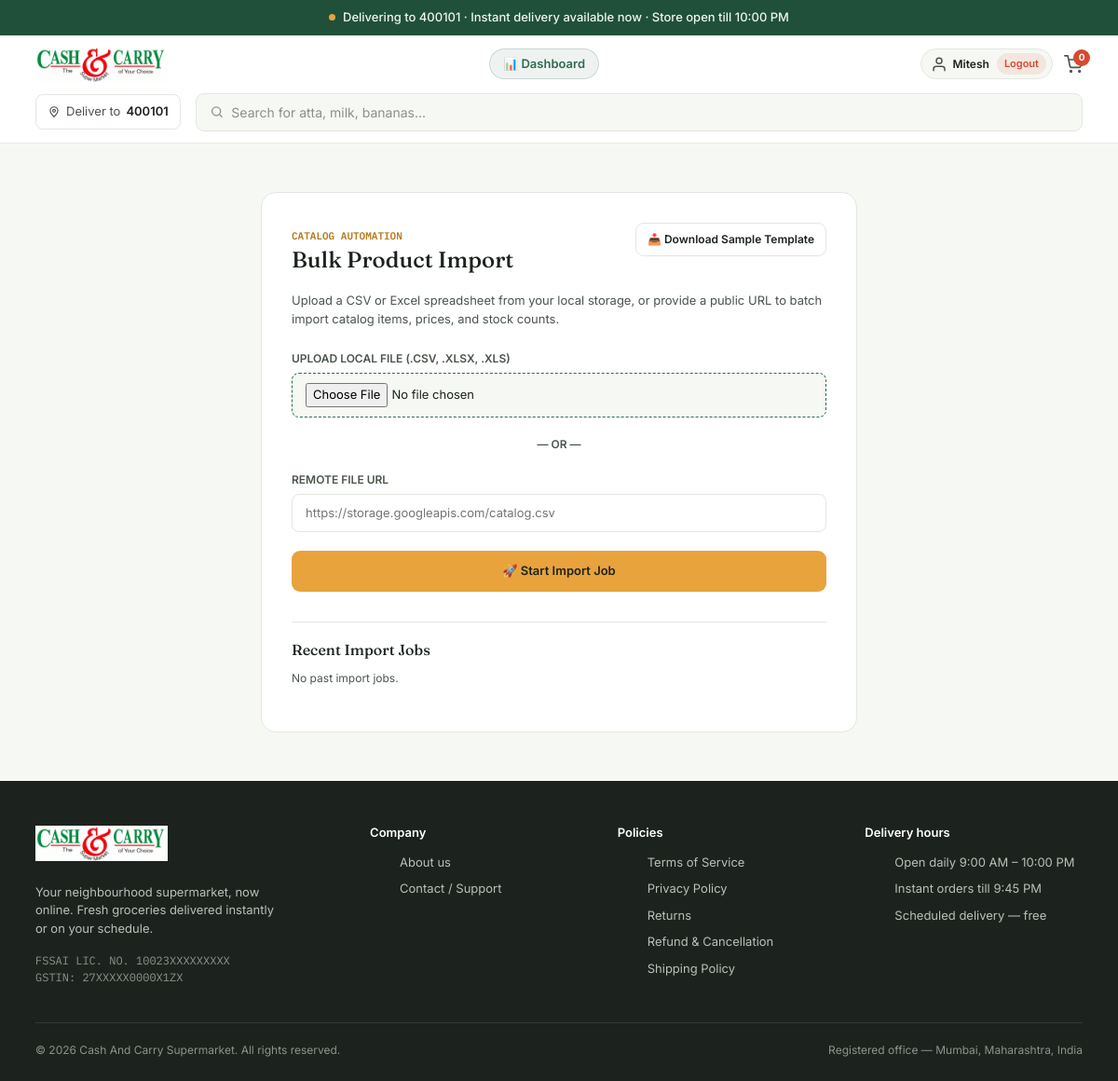
The app's page /manage/bulk-import/ (signed in), older data.
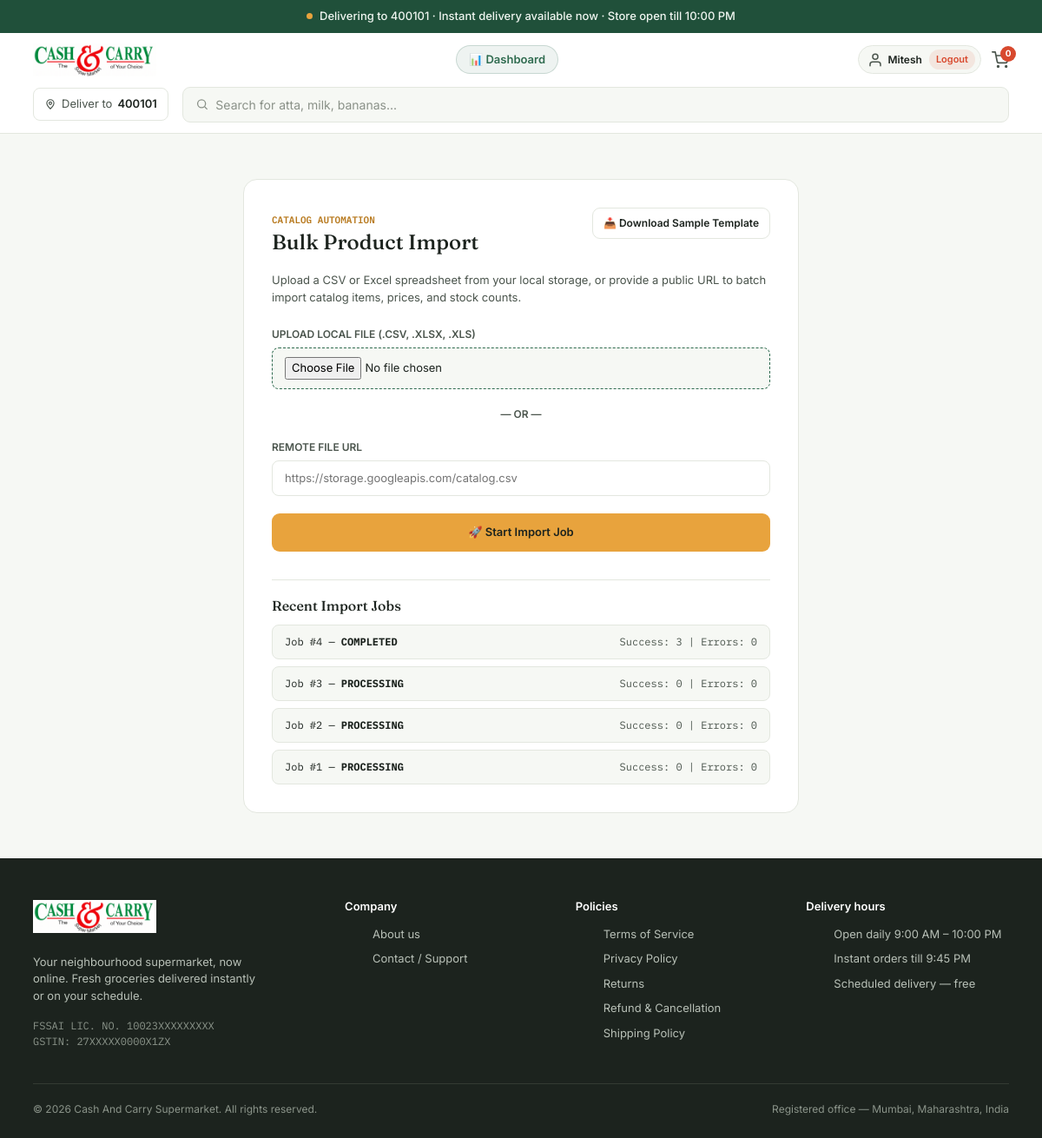
The same page, newer data.
### store/models.py (models this page shows, shortened)
class BulkImportJob(models.Model):
    class Status(models.TextChoices):
        PROCESSING = "processing", "Processing"
        COMPLETED = "completed", "Completed"
        FAILED = "failed", "Failed"
    admin_user = models.ForeignKey(User, on_delete=models.PROTECT, related_name="bulk_import_jobs")
    file_url = models.URLField()
    status = models.CharField(max_length=20, choices=Status.choices, default=Status.PROCESSING)
    total_rows = models.IntegerField(default=0)
    success_count = models.IntegerField(default=0)
    error_count = models.IntegerField(default=0)
    error_log_url = models.URLField(blank=True, null=True)
    created_at = models.DateTimeField(auto_now_add=True)

### store/views.py (the view, shortened to what this page needs)
# urls.py: path('manage/bulk-import/', views.bulk_import, name='bulk_import'),
@login_required
def bulk_import(request):
    import_jobs = BulkImportJob.objects.all().order_by('-created_at')[:10]
    return render(request, 'bulk_import.html', {'import_jobs': import_jobs})

### templates/bulk_import.html (shortened to what this page needs)
{% extends 'base.html' %}
{% block content %}
<section class="section">
  <div class="wrap">
    <div style="max-width: 640px; margin: 0 auto; background: var(--white); border: 1px solid var(--line); border-radius: 16px; padding: 32px;">
      <div style="display: flex; justify-content: space-between; align-items: flex-start; gap: 16px; margin-bottom: 16px; flex-wrap: wrap;">
        <div>
          <span class="mono" style="font-size: 11px; color: var(--turmeric-dark); font-weight: 600; text-transform: uppercase;">Catalog Automation</span>
          <h1 class="display" style="font-size: 24px; color: var(--charcoal); margin-top: 2px; margin-bottom: 4px;">Bulk Product Import</h1>
        </div>
        <a href="{% url 'download_sample_import' %}" class="btn btn-secondary" style="font-size: 12px; padding: 8px 12px; display: inline-flex; align-items: center; gap: 6px;">
          📥 Download Sample Template
        </a>
      </div>
      <p style="font-size: 13px; color: var(--charcoal-soft); margin-bottom: 24px;">
        Upload a CSV or Excel spreadsheet from your local storage, or provide a public URL to batch import catalog items, prices, and stock counts.
      </p>
      <form method="post" enctype="multipart/form-data" style="display: flex; flex-direction: column; gap: 20px;">
        <div>
          <label style="font-size: 12px; font-weight: 600; text-transform: uppercase; color: var(--charcoal-soft); display: block; margin-bottom: 6px;">
            Upload Local File (.csv, .xlsx, .xls)
          </label>
          <input type="file" name="file" accept=".csv, .xlsx, .xls" style="width: 100%; padding: 10px 14px; border: 1px dashed var(--leaf); background: var(--mist); border-radius: 8px; font-size: 13px; outline: none; cursor: pointer;">
        </div>
        <div style="text-align: center; font-size: 12px; color: var(--charcoal-soft); font-weight: 600;">— OR —</div>
        <div>
          <label style="font-size: 12px; font-weight: 600; text-transform: uppercase; color: var(--charcoal-soft); display: block; margin-bottom: 6px;">
            Remote File URL
          </label>
          <input type="url" name="file_url" placeholder="https://storage.googleapis.com/catalog.csv" style="width: 100%; padding: 10px 14px; border: 1px solid var(--line); border-radius: 8px; font-size: 13px; outline: none;">
        </div>
        <button type="submit" class="btn btn-primary" style="justify-content: center; padding: 12px; font-weight: 600;">🚀 Start Import Job</button>
      </form>
      <div style="margin-top: 32px; border-top: 1px solid var(--line); padding-top: 20px;">
        <h3 class="display" style="font-size: 16px; margin-bottom: 12px;">Recent Import Jobs</h3>
        <div style="display: flex; flex-direction: column; gap: 8px; font-size: 12px;">
          {% for job in import_jobs %}
          <div style="padding: 10px 14px; border: 1px solid var(--line); border-radius: 8px; background: var(--mist); display: flex; justify-content: space-between; align-items: center;" class="mono">
            <span>Job #{{ job.id }} — <strong>{{ job.status|upper }}</strong></span>
            <span style="color: var(--charcoal-soft);">Success: {{ job.success_count }} | Errors: {{ job.error_count }}</span>
          </div>
          {% empty %}
          <p style="color: var(--charcoal-soft); font-size: 12px;">No past import jobs.</p>
          {% endfor %}
        </div>
      </div>
    </div>
  </div>
</section>
{% endblock %}

Row changes from the older to the newer data that the page shows:
added BulkImportJob: id "4", status "COMPLETED", success_count "3", error_count "0"
added BulkImportJob: id "3", status "PROCESSING", success_count "0", error_count "0"
added BulkImportJob: id "2", status "PROCESSING", success_count "0", error_count "0"
added BulkImportJob: id "1", status "PROCESSING", success_count "0", error_count "0"
Text that changed along with them:
text no longer shown: "No past import jobs."
